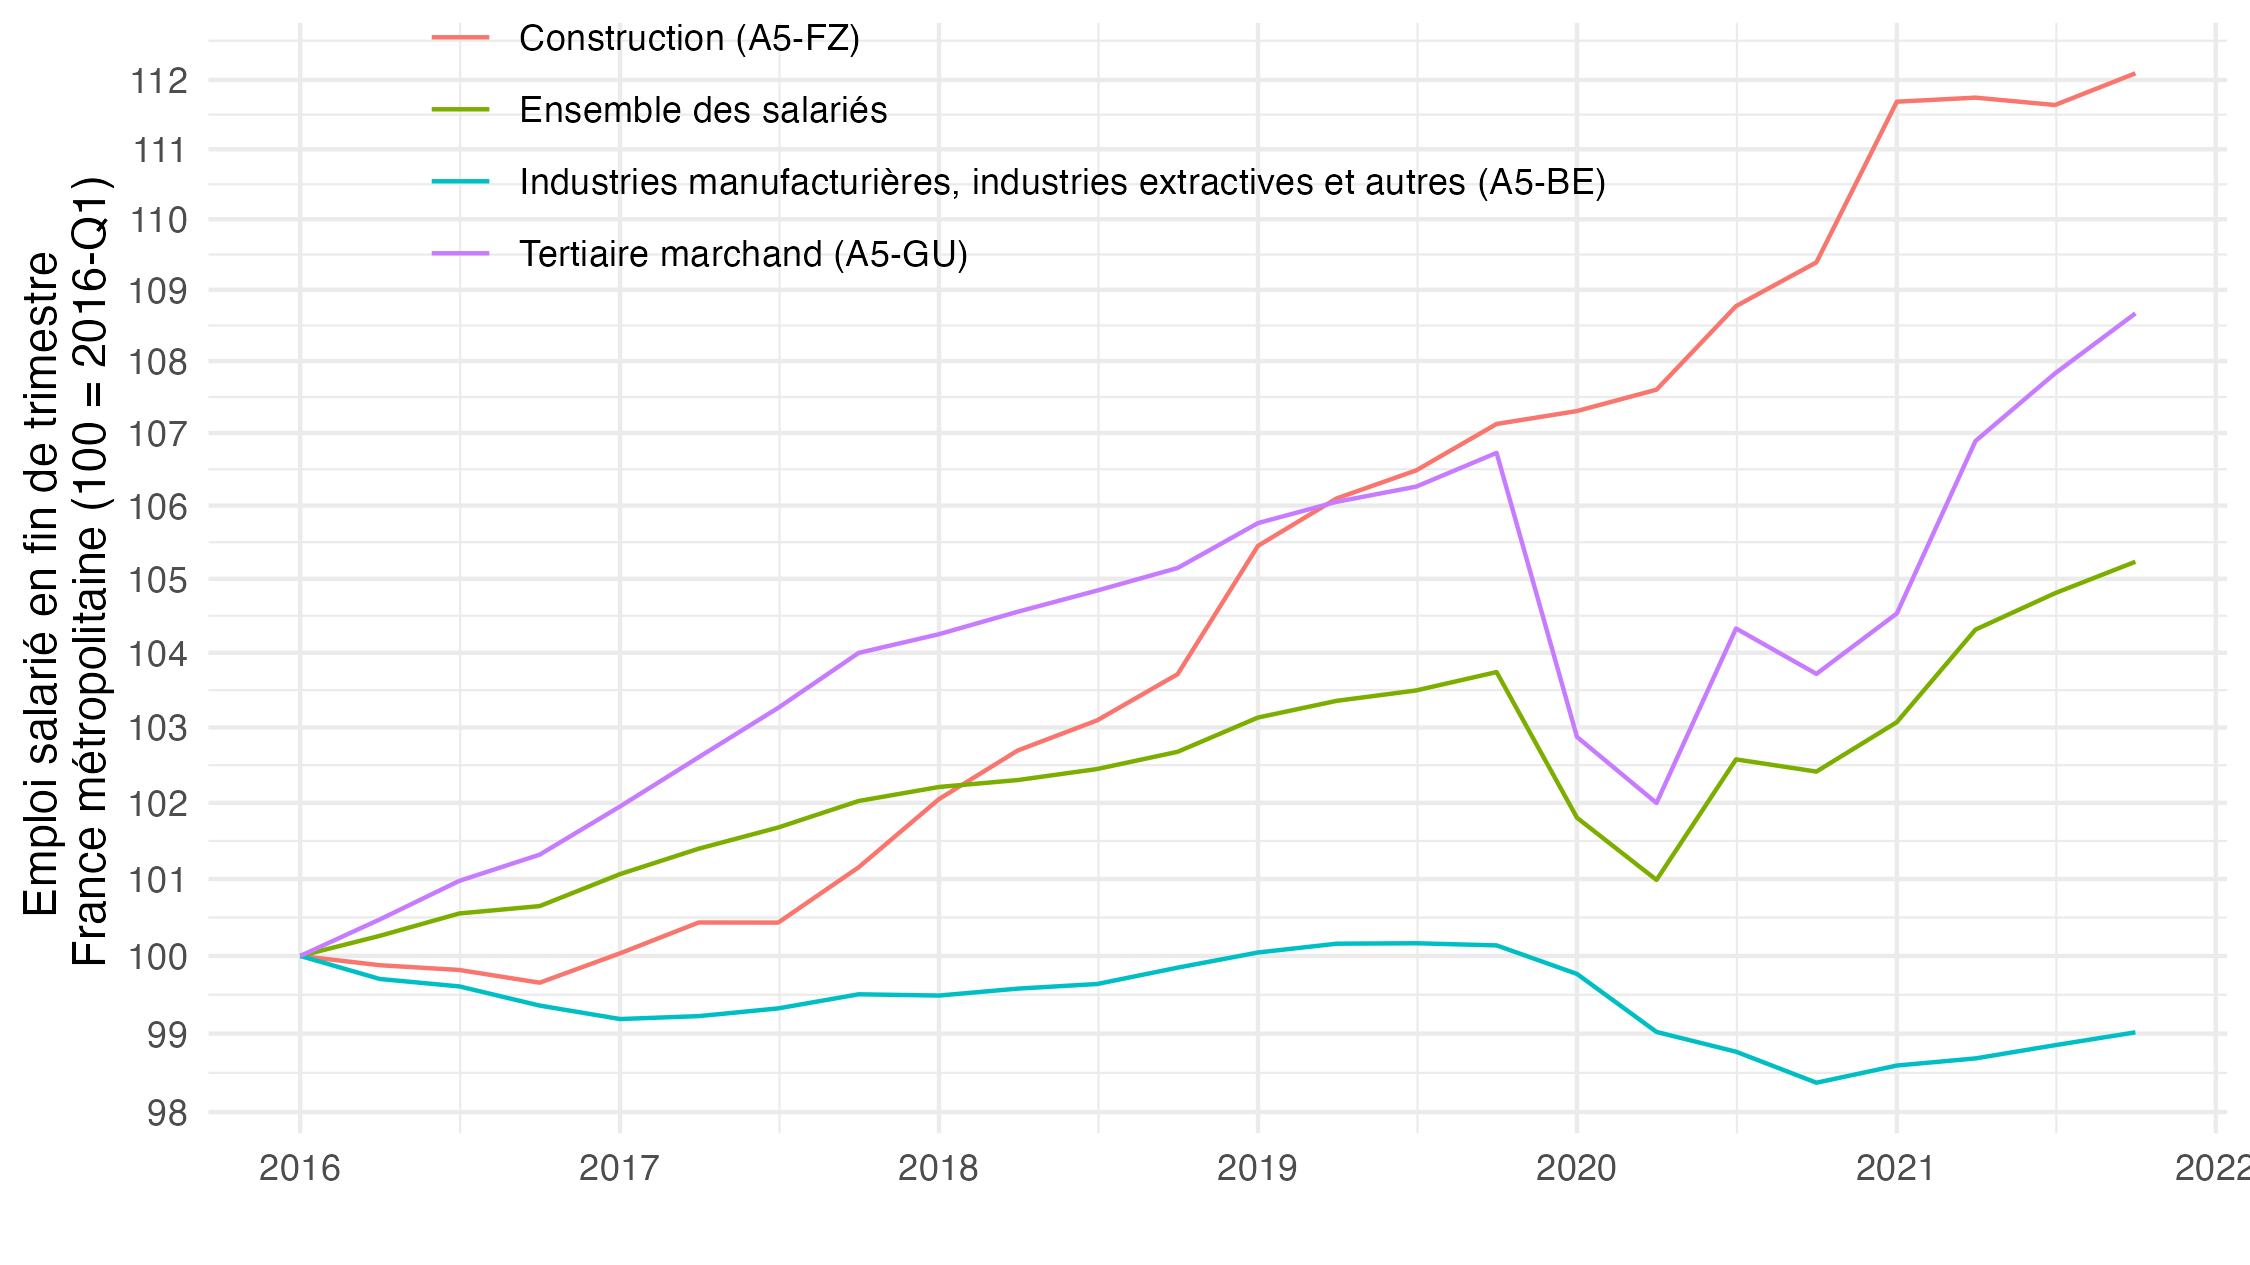

R code for this plot:
# Emploi Trimestriel (2016T1-)
# @FrancoisGeerolf, status: 1487713516127768576
# https://twitter.com/FrancoisGeerolf/status/1487713516127768576

library("rsdmx")
library("tidyverse")
library("scales")
library("zoo")

"001791539+001791541+010599703+010600319" %>%
  paste0("https://www.bdm.insee.fr/series/sdmx/data/SERIES_BDM/", ., "?startPeriod=2016") %>%
  readSDMX %>%
  as_tibble %>%
  mutate(OBS_VALUE = OBS_VALUE %>% as.numeric,
         TIME_PERIOD = TIME_PERIOD %>% as.yearqtr(format = "%Y-Q%q") %>% as.Date) %>%
  group_by(TITLE_FR) %>%
  mutate(OBS_VALUE = 100*OBS_VALUE / OBS_VALUE[TIME_PERIOD == as.Date("2016-01-01")],
         TITLE_FR = TITLE_FR %>% gsub("Emploi salarié en fin de trimestre - ", "", .),
         TITLE_FR = TITLE_FR %>% gsub(" - France métropolitaine", "", .)) %>%
  ggplot + geom_line(aes(x = TIME_PERIOD, y = OBS_VALUE, color = TITLE_FR)) +
  scale_x_date(breaks = seq(1960, 2023, 1) %>% paste0("-01-01") %>% as.Date,
               labels = date_format("%Y")) +
  scale_y_log10(breaks = seq(0, 120, 1)) +
  xlab("") + ylab("Emploi salarié en fin de trimestre \n France métropolitaine (100 = 2016-Q1)") +
  theme_minimal() +
  theme(legend.position = c(0.4, 0.9),
        legend.title = element_blank())


ggsave("1487713516127768576.png", height = 1.25*3.375, width = 1.25*6, bg = "white")
ggsave("1487713516127768576.pdf", height = 1.25*3.375, width = 1.25*6)
